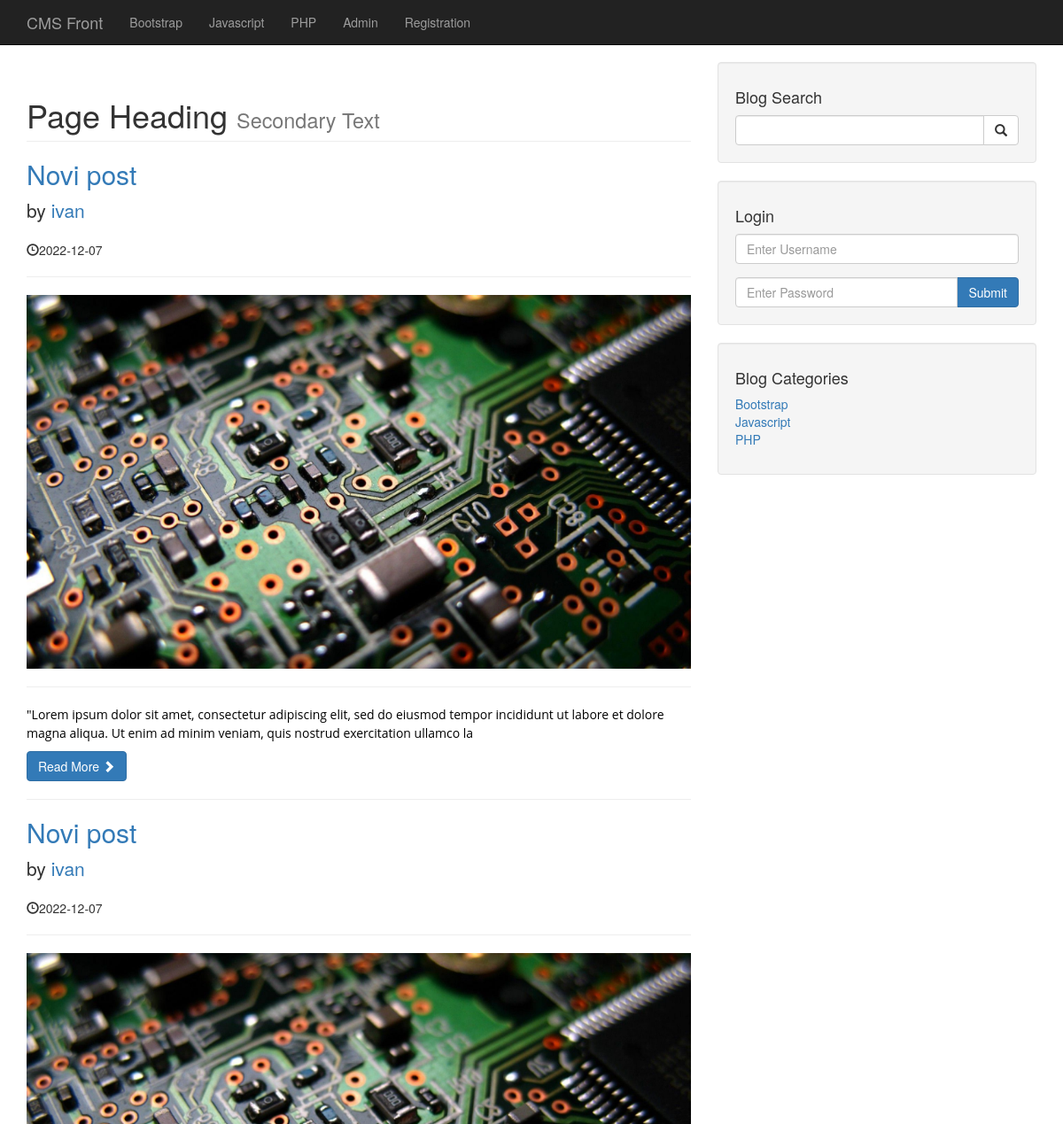
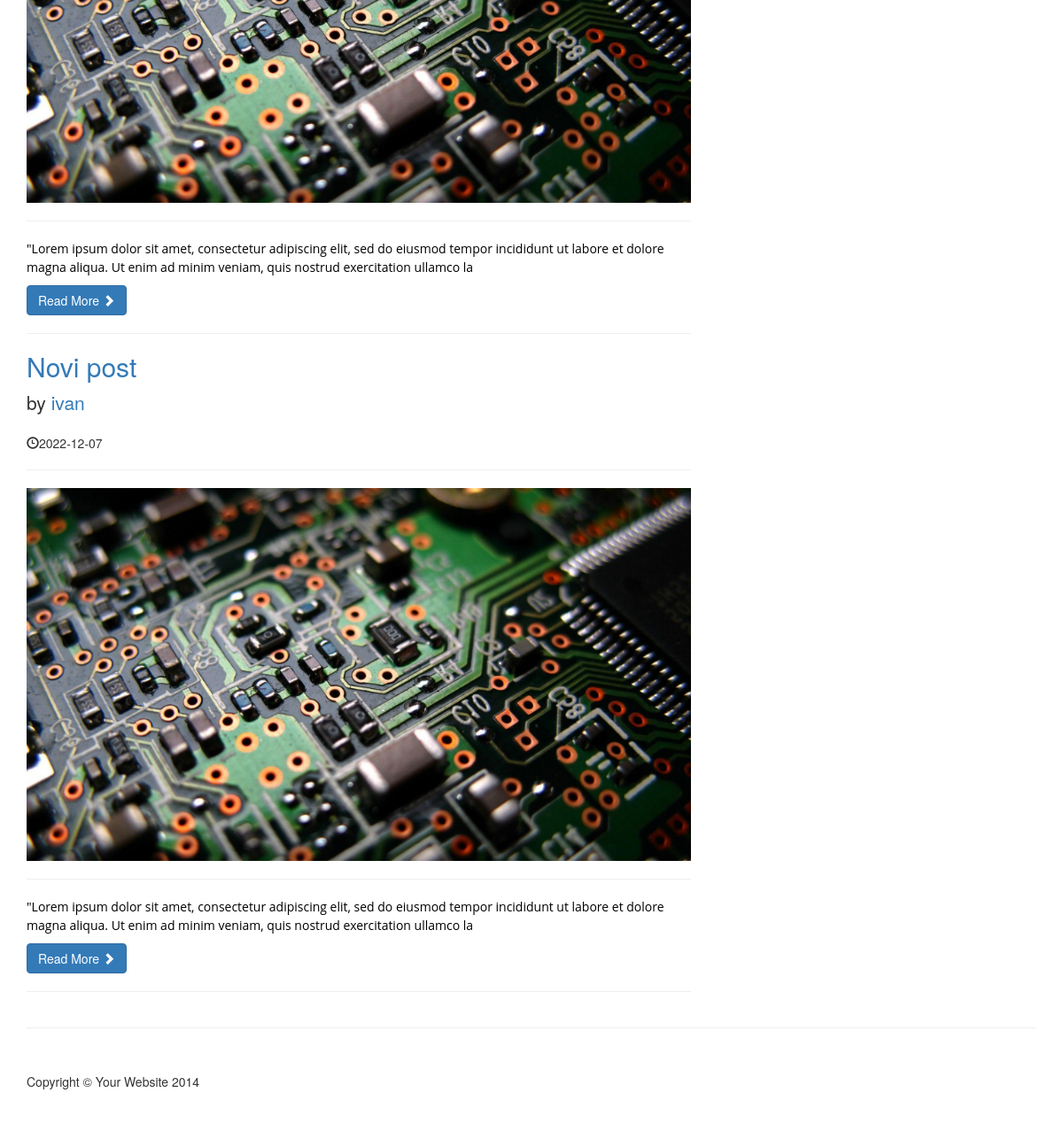
The page /category.php?category=2 on the database its author committed (2 pictures, top to bottom).
### tables this page shows
CREATE TABLE `categories` (
  `cat_id` int(3) NOT NULL,
  `cat_title` varchar(255) NOT NULL
);

CREATE TABLE `posts` (
  `post_id` int(3) NOT NULL,
  `post_category_id` int(3) NOT NULL,
  `post_title` varchar(255) NOT NULL,
  `post_author` varchar(255) NOT NULL,
  `post_date` date NOT NULL,
  `post_image` text NOT NULL,
  `post_content` text NOT NULL,
  `post_tags` varchar(255) NOT NULL,
  `post_comment_count` varchar(255) NOT NULL,
  `post_status` varchar(255) NOT NULL
);

### category.php (the view)
<?php include "includes/db.php"; ?>
<?php include "includes/header.php"; ?>
<?php include "includes/navigation.php"; ?>
    <div class="container">
        <div class="row">
            <div class="col-md-8">
                <h1 class="page-header">
                    Page Heading
                    <small>Secondary Text</small>
                </h1>
               <?php
                if(isset($_GET['category'])){
                    $post_category_id = $_GET['category'];
                    $query = "SELECT * FROM posts WHERE post_category_id = {$post_category_id}";
                    $selectCats = mysqli_query($connection, $query);
                    while($row = mysqli_fetch_assoc($selectCats)) {
                        $post_id = $row['post_id'];
                        $post_title = $row['post_title'];
                        $post_author = $row['post_author'];
                        $post_date = $row['post_date'];
                        $post_image = $row['post_image'];
                        $post_content = substr($row['post_content'], 0, 300);
                ?>
                <h2>
                    <a href="post.php?p_id=<?php echo $post_id ?>"><?php echo $post_title; ?></a>
                </h2>
                <p class="lead">
                    by <a href="index.php"><?php echo $post_author; ?></a>
                </p>
                <p><span class="glyphicon glyphicon-time"></span><?php echo $post_date; ?></p>
                <hr>
                <img class="img-responsive" src="images/<?php echo $post_image; ?>" alt="">
                <hr>
                <p><?php echo $post_content; ?></p>
                <a class="btn btn-primary" href="post.php?p_id=<?php echo $post_id ?>">Read More <span class="glyphicon glyphicon-chevron-right"></span></a>
                <hr>
                <?php }} ?>
            </div>
<?php include "includes/sidebar.php"; ?>
        </div>
        <hr>
<?php include "includes/footer.php"; ?>

### includes/navigation.php (shortened to what this page needs)
   <nav class="navbar navbar-inverse navbar-fixed-top" role="navigation">
    <div class="container">
        <div class="navbar-header">
            <a class="navbar-brand" href="index.php">CMS Front</a>
        </div>
        <div class="collapse navbar-collapse" id="bs-example-navbar-collapse-1">
            <ul class="nav navbar-nav">
               <?php
                $query = "SELECT * FROM categories";
                $selectAllCats = mysqli_query($connection, $query);
                while($row = mysqli_fetch_assoc($selectAllCats)) {
                    $cat_title = $row['cat_title'];
                    echo "<li><a href='#'>{$cat_title}</a></li>";
                }
                ?>
                <li><a href="admin">Admin</a></li>
                <li><a href="registration.php">Registration</a></li>
            </ul>
        </div>
    </div>
</nav>

### includes/sidebar.php
<div class="col-md-4">
                <div class="well">
                    <h4>Blog Search</h4>
                    <form action="search.php" method="post">
                    <div class="input-group">
                        <input name="search" type="text" class="form-control">
                        <span class="input-group-btn">
                            <button name="submit" class="btn btn-default" type="submit">
                                <span class="glyphicon glyphicon-search"></span>
                        </button>
                        </span>
                    </div>
                    </form>
                </div>
                <div class="well">
                    <h4>Login</h4>
                    <form action="includes/login.php" method="post">
                    <div class="form-group">
                        <input name="username" type="text" class="form-control" placeholder="Enter Username">
                    </div>
                    <div class="input-group">
                        <input name="password" type="password" class="form-control" placeholder="Enter Password">
                        <span class="input-group-btn">
                            <button class="btn btn-primary" name="login" type="submit">Submit</button>
                        </span>
                    </div>
                    </form>
                </div>
                <div class="well">
                    <h4>Blog Categories</h4>
                    <div class="row">
                        <div class="col-lg-12">
                            <ul class="list-unstyled">
                               <?php
    $query = "SELECT * FROM categories";
    $selectAllCats = mysqli_query($connection, $query);
    while($row = mysqli_fetch_assoc($selectAllCats)) {
        $cat_id = $row['cat_id'];
        $cat_title = $row['cat_title'];
        echo "<li><a href='category.php?category=$cat_id'>{$cat_title}</a></li>";
    }
    ?>
                            </ul>
                        </div>
                    </div>
                </div>
            </div>

### css/blog-home.css (style rules this page uses)
body { padding-top: 70px; }

### rows shown on the page
categories: cat_title "Bootstrap"
categories: cat_title "Javascript"
categories: cat_title "PHP"
posts: post_title "Novi post", post_author "ivan", post_date "2022-12-07", post_image (picture), post_content "\"Lorem ipsum dolor sit amet, consectetur adipiscing elit, sed do eiusmod tempor incididunt ut labore et dolore magna aliqua. Ut enim ad minim veniam, quis nostrud exercitation ullamco la"
posts: post_title "Novi post", post_author "ivan", post_date "2022-12-07", post_image (picture), post_content "\"Lorem ipsum dolor sit amet, consectetur adipiscing elit, sed do eiusmod tempor incididunt ut labore et dolore magna aliqua. Ut enim ad minim veniam, quis nostrud exercitation ullamco la"
posts: post_title "Novi post", post_author "ivan", post_date "2022-12-07", post_image (picture), post_content "\"Lorem ipsum dolor sit amet, consectetur adipiscing elit, sed do eiusmod tempor incididunt ut labore et dolore magna aliqua. Ut enim ad minim veniam, quis nostrud exercitation ullamco la"
